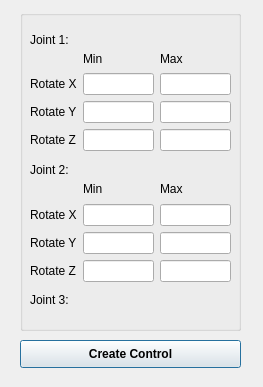
<?xml version="1.0" encoding="UTF-8"?>
<ui version="4.0">
 <class>Dialog</class>
 <widget class="QDialog" name="ML_RiggingTool">
  <property name="geometry">
   <rect>
    <x>0</x>
    <y>0</y>
    <width>263</width>
    <height>387</height>
   </rect>
  </property>
  <property name="font">
   <font>
    <weight>75</weight>
    <bold>true</bold>
   </font>
  </property>
  <property name="windowTitle">
   <string>ML Rigging Tool</string>
  </property>
  <widget class="QGroupBox" name="groupBox">
   <property name="geometry">
    <rect>
     <x>20</x>
     <y>10</y>
     <width>221</width>
     <height>321</height>
    </rect>
   </property>
   <property name="font">
    <font>
     <weight>50</weight>
     <bold>false</bold>
    </font>
   </property>
   <property name="title">
    <string/>
   </property>
   <widget class="QWidget" name="gridLayoutWidget">
    <property name="geometry">
     <rect>
      <x>10</x>
      <y>40</y>
      <width>201</width>
      <height>101</height>
     </rect>
    </property>
    <layout class="QGridLayout" name="gridLayout">
     <item row="1" column="1">
      <widget class="QLineEdit" name="joint1_rX_min_edit"/>
     </item>
     <item row="2" column="0">
      <widget class="QLabel" name="label_3">
       <property name="text">
        <string>Rotate Y</string>
       </property>
      </widget>
     </item>
     <item row="3" column="1">
      <widget class="QLineEdit" name="joint1_rZ_min_edit"/>
     </item>
     <item row="3" column="2">
      <widget class="QLineEdit" name="joint1_rZ_max_edit"/>
     </item>
     <item row="2" column="2">
      <widget class="QLineEdit" name="joint1_rY_max_edit"/>
     </item>
     <item row="1" column="2">
      <widget class="QLineEdit" name="joint1_rX_max_edit"/>
     </item>
     <item row="1" column="0">
      <widget class="QLabel" name="label_2">
       <property name="text">
        <string>Rotate X</string>
       </property>
      </widget>
     </item>
     <item row="2" column="1">
      <widget class="QLineEdit" name="joint1_rY_min_edit"/>
     </item>
     <item row="3" column="0">
      <widget class="QLabel" name="label_4">
       <property name="text">
        <string>Rotate Z</string>
       </property>
      </widget>
     </item>
     <item row="0" column="1">
      <widget class="QLabel" name="label_5">
       <property name="text">
        <string>Min</string>
       </property>
      </widget>
     </item>
     <item row="0" column="2">
      <widget class="QLabel" name="label_6">
       <property name="text">
        <string>Max</string>
       </property>
      </widget>
     </item>
    </layout>
   </widget>
   <widget class="QLabel" name="joint1_label">
    <property name="geometry">
     <rect>
      <x>10</x>
      <y>20</y>
      <width>201</width>
      <height>20</height>
     </rect>
    </property>
    <property name="text">
     <string>Joint 1: </string>
    </property>
   </widget>
   <widget class="QLabel" name="joint2_label">
    <property name="geometry">
     <rect>
      <x>10</x>
      <y>150</y>
      <width>201</width>
      <height>20</height>
     </rect>
    </property>
    <property name="text">
     <string>Joint 2: </string>
    </property>
   </widget>
   <widget class="QWidget" name="gridLayoutWidget_3">
    <property name="geometry">
     <rect>
      <x>10</x>
      <y>170</y>
      <width>201</width>
      <height>102</height>
     </rect>
    </property>
    <layout class="QGridLayout" name="gridLayout_3">
     <item row="1" column="1">
      <widget class="QLineEdit" name="joint2_rX_min_edit"/>
     </item>
     <item row="2" column="0">
      <widget class="QLabel" name="label_7">
       <property name="text">
        <string>Rotate Y</string>
       </property>
      </widget>
     </item>
     <item row="3" column="1">
      <widget class="QLineEdit" name="joint2_rZ_min_edit"/>
     </item>
     <item row="3" column="2">
      <widget class="QLineEdit" name="joint2_rZ_max_edit"/>
     </item>
     <item row="2" column="2">
      <widget class="QLineEdit" name="joint2_rY_max_edit"/>
     </item>
     <item row="1" column="2">
      <widget class="QLineEdit" name="joint2_rX_max_edit"/>
     </item>
     <item row="1" column="0">
      <widget class="QLabel" name="label_8">
       <property name="text">
        <string>Rotate X</string>
       </property>
      </widget>
     </item>
     <item row="2" column="1">
      <widget class="QLineEdit" name="joint2_rY_min_edit"/>
     </item>
     <item row="3" column="0">
      <widget class="QLabel" name="label_9">
       <property name="text">
        <string>Rotate Z</string>
       </property>
      </widget>
     </item>
     <item row="0" column="1">
      <widget class="QLabel" name="label_10">
       <property name="text">
        <string>Min</string>
       </property>
      </widget>
     </item>
     <item row="0" column="2">
      <widget class="QLabel" name="label_11">
       <property name="text">
        <string>Max</string>
       </property>
      </widget>
     </item>
    </layout>
   </widget>
   <widget class="QLabel" name="joint3_label">
    <property name="geometry">
     <rect>
      <x>10</x>
      <y>280</y>
      <width>201</width>
      <height>20</height>
     </rect>
    </property>
    <property name="text">
     <string>Joint 3: </string>
    </property>
   </widget>
  </widget>
  <widget class="QPushButton" name="createControl_button">
   <property name="geometry">
    <rect>
     <x>20</x>
     <y>340</y>
     <width>221</width>
     <height>28</height>
    </rect>
   </property>
   <property name="text">
    <string>Create Control</string>
   </property>
  </widget>
 </widget>
 <resources/>
 <connections/>
</ui>
